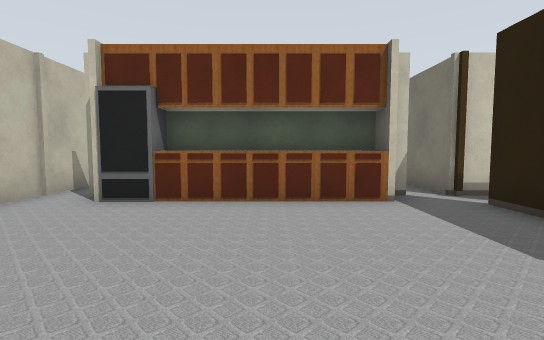
View 1 (above)

17 first-person views from a walk through a Gazebo world. The camera is 0.94 m above the floor, tilts 4° down and sees 85° across. The lines on the ground mark 1 m squares. The floor is counted in squares, 1 m on a side. Each view is taken from the middle of a square. On the plan, view 1 faces up. The plan holds only what a view shows up to about 11 squares ahead; the rest is blank. The place goes on beyond the plan. Some surface patterns are stand-ins.

View 2
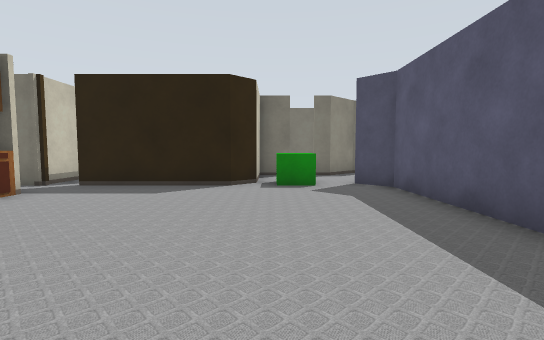

View 3
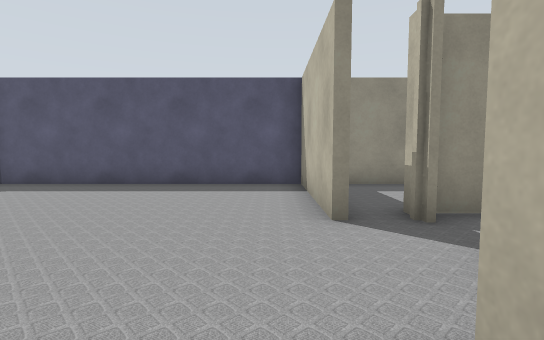

View 4
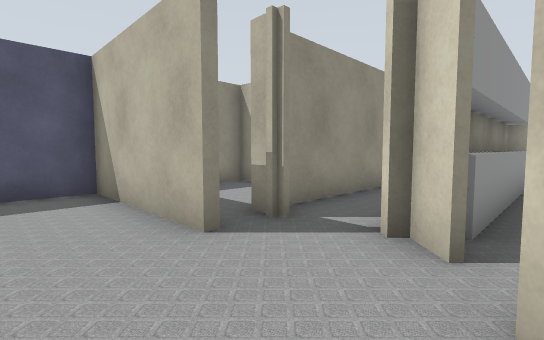

View 5
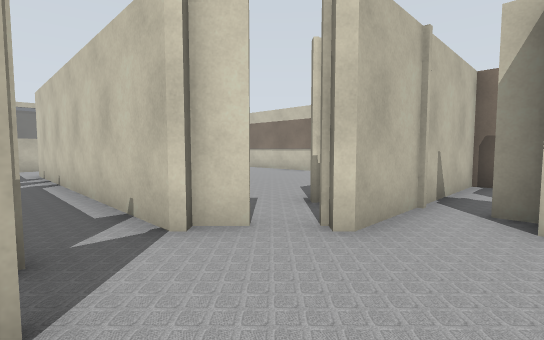

View 6
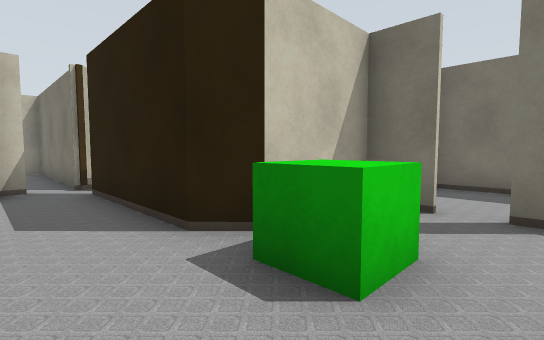

View 7
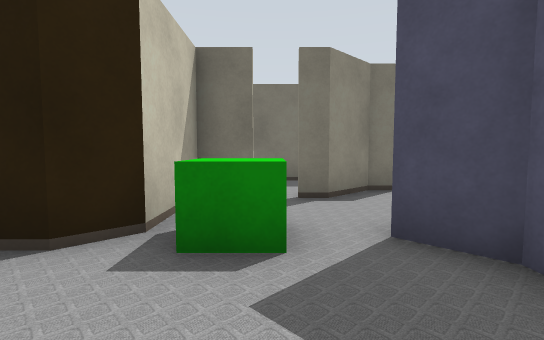

View 8
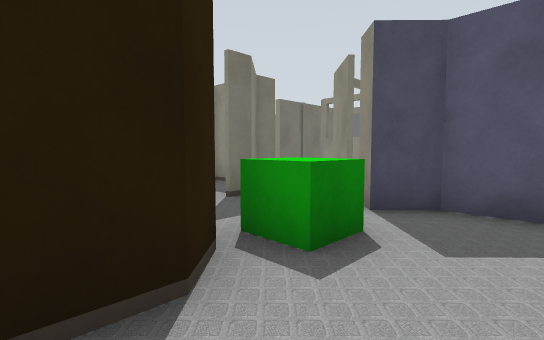

View 9
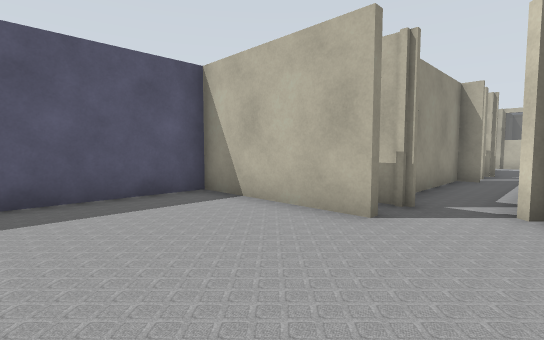

View 10
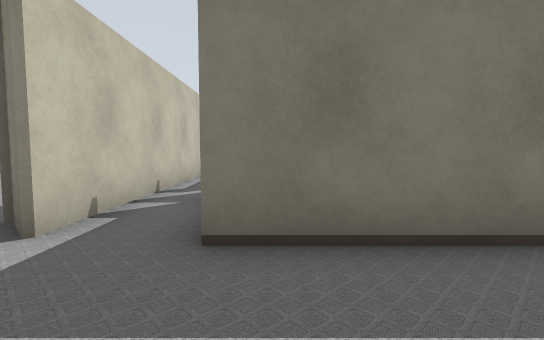

View 11
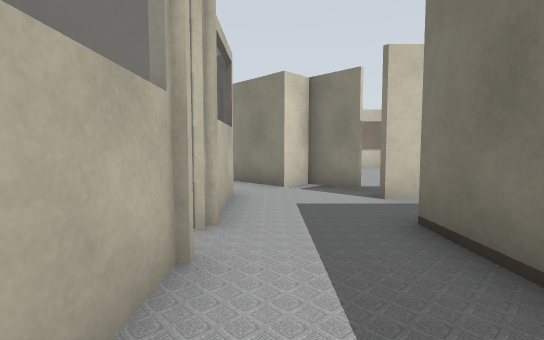

View 12
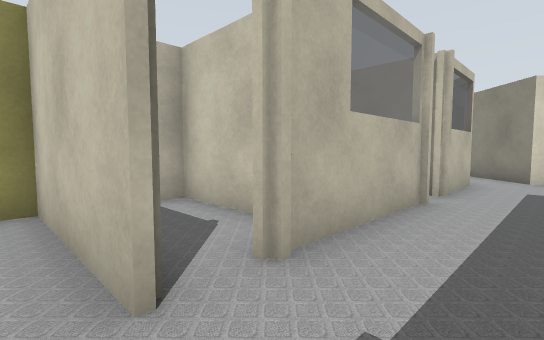

View 13
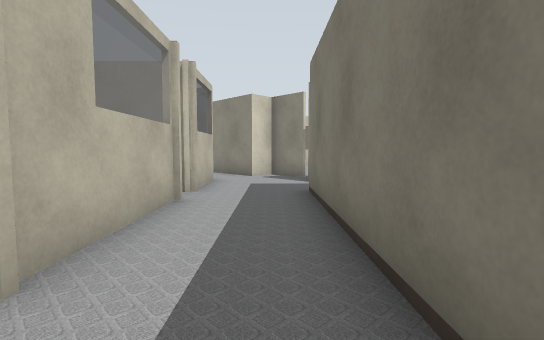

View 14
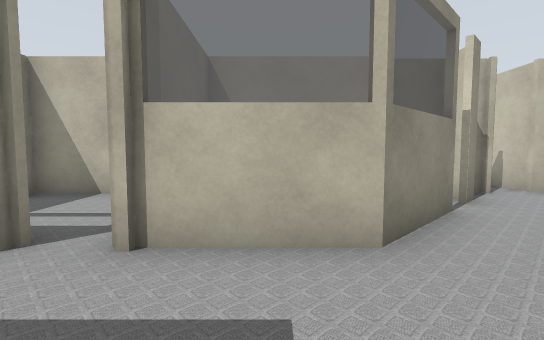

View 15
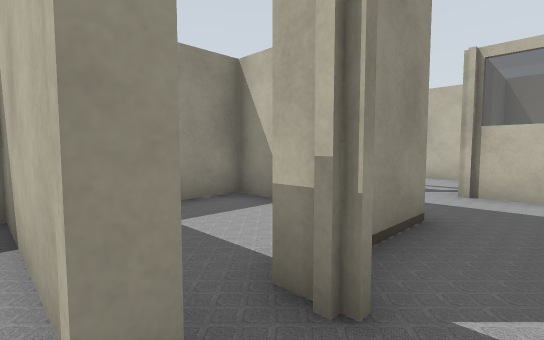

View 16
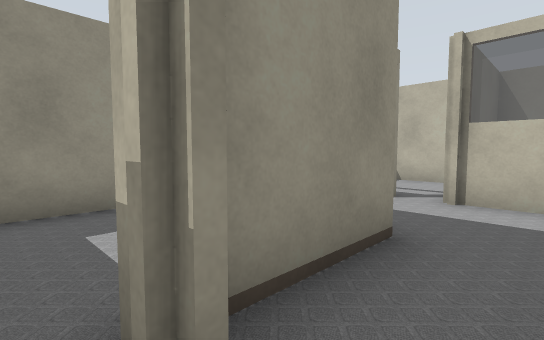

View 17
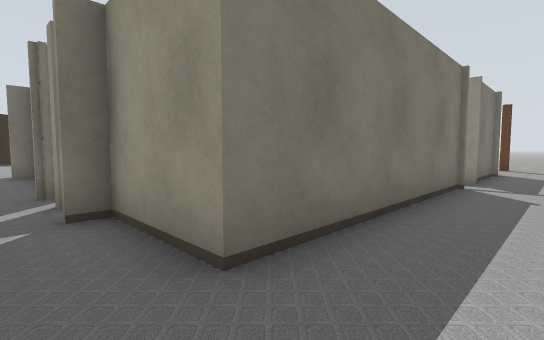

### Floor plan
Ten units are one square. View 1 is at (0, 0); x grows to the right and y downward. Boxes are objects, and circles mark ways between rooms. Rooms are numbered by the first view taken in them; rooms with no view inside come last. Other rooms are left out.
<svg viewBox="-227 -121 310 188">
<path fill="none" stroke="#000" d="M21 -52 21 -60 -21 -60 -21 -51M22 -53 -32 -53M21 -54 -21 -54M-47 -11 -47 30 34 30 41 23 46 28M28 -60 22 -60M-31 -60 -38 -60M37 -60 37 -116 32 -116M-57 -34 -63 -28M67 8 67 -4 43 -4 37 -11 37 -51M52 34 64 46M-42 -98 -47 -98 -47 -40M78 39 78 31 67 20 67 15M-194 -4 -208 -4M-222 2 -222 38M-186 54 -222 54 -222 59M-162 62 -162 -7M-188 4 -188 44M-134 -12 -134 -5M-162 -7 -136 -7M-159 -40 -170 -50 -177 -44 -192 -59M-111 -7 -64 -7M-205 -48 -188 -31 -188 -4M-61 -25 -160 -25 -152 -34M-160 20 -160 30 -121 30M-201 32 -222 32"/>
<rect x="35" y="-5" width="10" height="20" fill="#bbb"><title>green box</title></rect>
<circle cx="-60" cy="-20" r="3" fill="#2a7"/>
<circle cx="-190" cy="0" r="3" fill="#2a7"/>
<circle cx="-175" cy="-10" r="3" fill="#2a7"/>
<circle cx="-190" cy="40" r="3" fill="#2a7"/>
<circle cx="-130" cy="-10" r="3" fill="#2a7"/>
<text x="0" y="-20">1</text>
<text x="-200" y="10">2</text>
<text x="-180" y="40">3</text>
<text x="-140" y="-20">4</text>
<text x="-140" y="10">5</text>
<text x="-210" y="40">6</text>
</svg>
Room 1 opens to room 4. Room 2 opens to room 3. Room 3 opens to room 4. Room 3 opens to room 6. Room 4 opens to room 5.

Where each view was taken, in squares from view 1:
view 1: 0 up, 0 right, facing up
view 2: 0 up, 4 left, facing right
view 3: 5 up, 4 left, facing down
view 4: 4 up, 3 left, facing down-left
view 5: 1 up, 3 left, facing up-left
view 6: 2 down, 2 right, facing up-right
view 7: 1 down, 1 right, facing right
view 8: 2 up, 2 right, facing down-right
view 9: 3 up, 1 left, facing down-left
view 10: 0 up, 19 left, facing right
view 11: 3 down, 18 left, facing up
view 12: 6 down, 17 left, facing up-left
view 13: 6 down, 17 left, facing up
view 14: 2 up, 16 left, facing left
view 15: 2 up, 12 left, facing down-left
view 16: 2 up, 13 left, facing down-left
view 17: 2 up, 18 left, facing down-right
